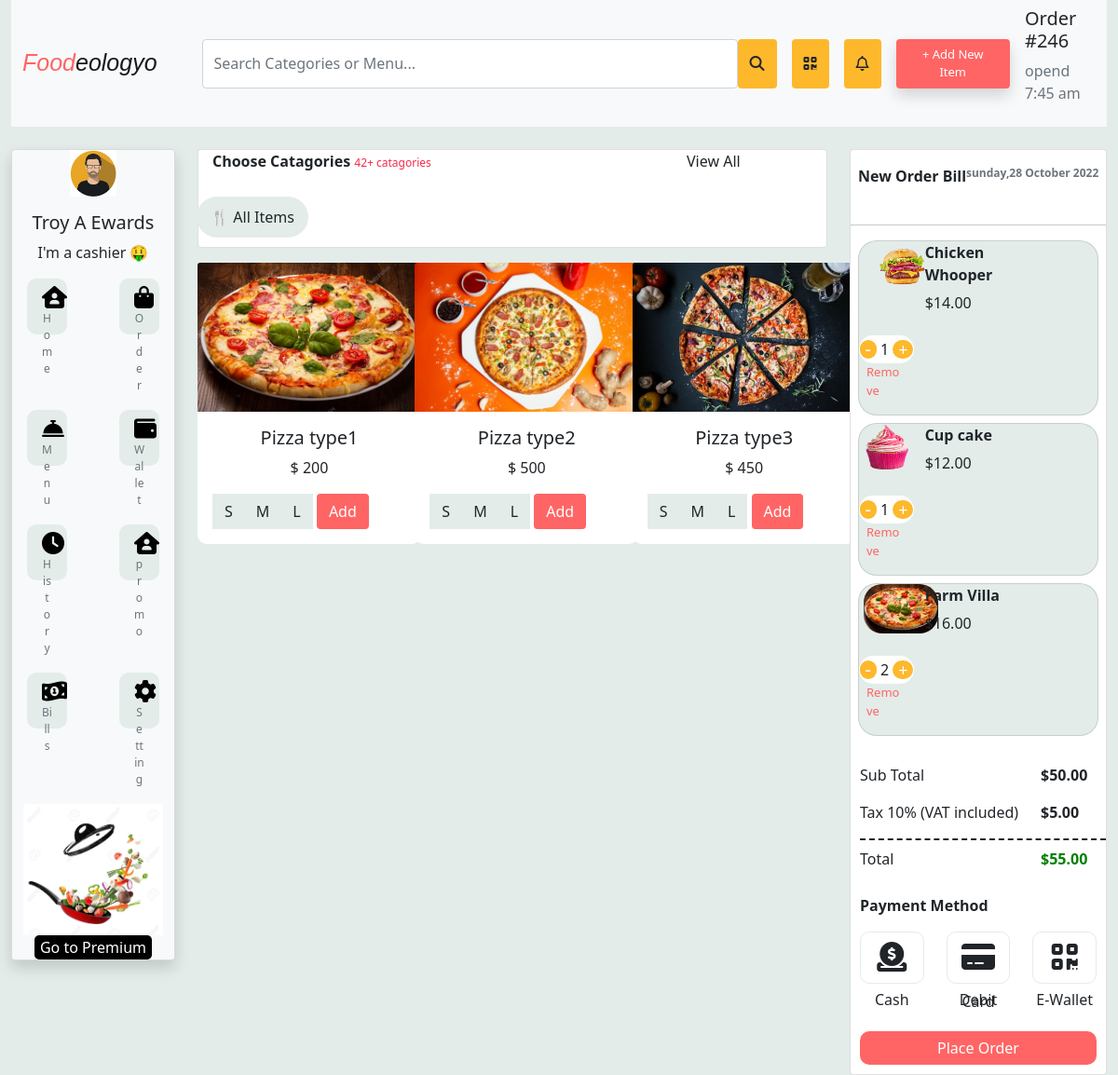
The app's page /, older data.
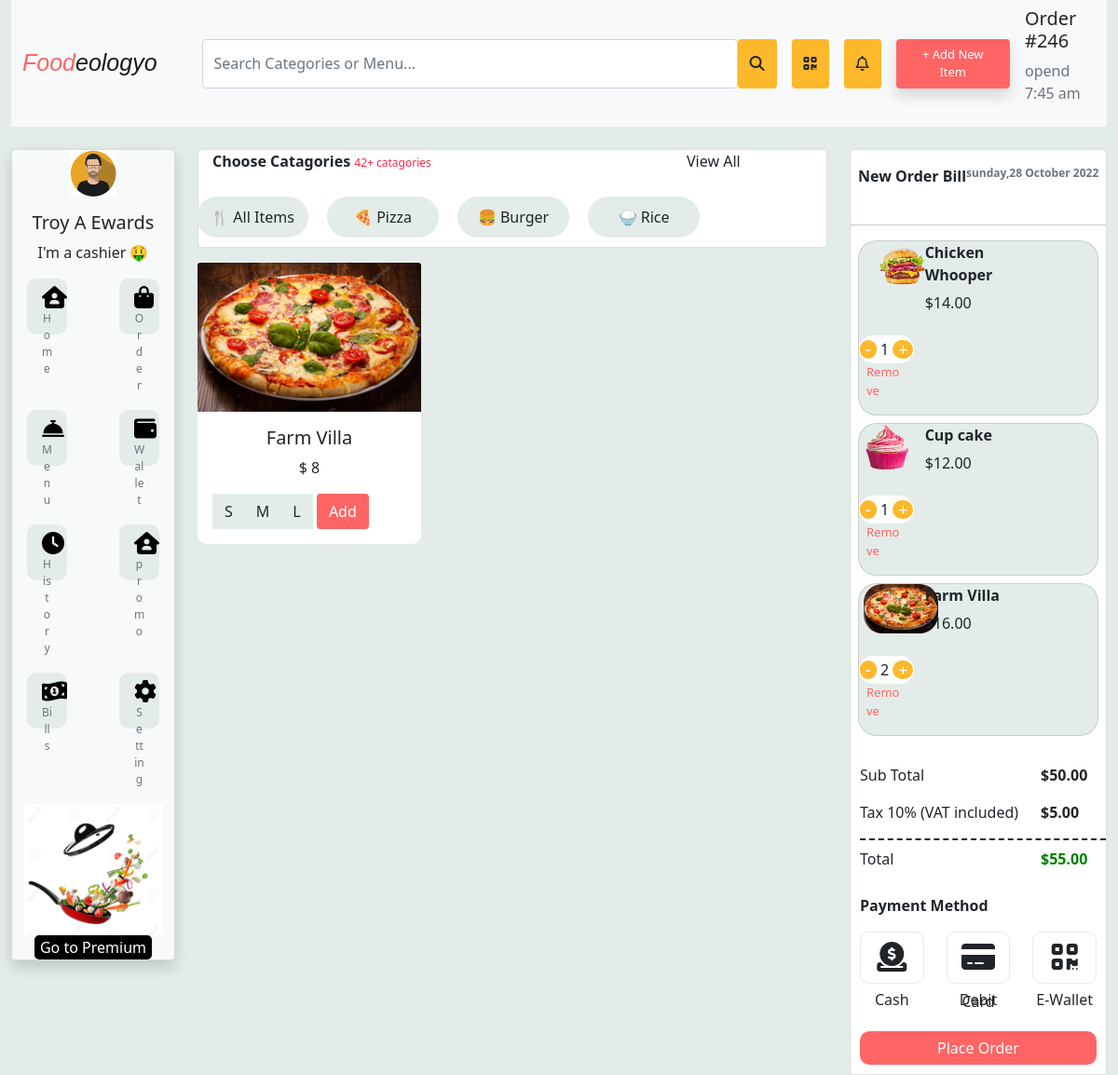
The same page, newer data.
### food/models.py (models this page shows, shortened)
class Item(models.Model):
    img= models.ImageField(upload_to='images')
    name= models.CharField(max_length=30)
    price= models.IntegerField()
    s_price= models.IntegerField()
    m_price= models.IntegerField()
    l_price= models.IntegerField()
    items= models.ForeignKey(Cat, on_delete=models.CASCADE)

class Cat(models.Model):
    catagory= models.CharField(max_length=20)

### food/views.py (the view)
# urls.py: path("",views.index, name='index'),
def index(request):
    item_objects= Item.objects.all()
    cat= Cat.objects.all()
    CATID= request.GET.get('catagories')
    if CATID:
        item_objects= Item.objects.filter(items= CATID)
    else:
        item_objects= Item.objects.all()
    item_title= request.GET.get('search')
    if item_title != '' and item_title is not None:
        item_objects= item_objects.filter(name__icontains= item_title)
    return render(request,'food/index.html',{'item_objects':item_objects, 'cat':cat})

### food/templates/food/index.html (shortened to what this page needs)
{% load static %}
<!doctype html>
<html lang="en">
<head>
  <link href="https://cdn.jsdelivr.net/npm/bootstrap@5.1.3/dist/css/bootstrap.min.css" rel="stylesheet"
>
  <link rel="stylesheet" href="{% static 'food/css/index.css' %}">
</head>
<body>
  <div class="container-fluid">
    <nav class="navbar navbar-expand-lg navbar-light bg-light">
      <div class="container-fluid">
        <a class="navbar-brand me-5" href="{% url 'index' %}"><span class="c1"><i>Food</i></span><span
            class="c2"><i>eologyo</i></span></a>
        <div class="collapse navbar-collapse" id="navbarSupportedContent">
          <form class="d-flex">
            <input class="form-control " method="get" size="100" type="search" name="search" placeholder="Search Categories or Menu..."
              aria-label="Search">
            <button class="btn " style="background-color: #fdb82c" type="submit"><i class="fas fa-search"></i></button>
            <button class="btn mx-3" style="background-color: #fdb82c" type="submit"><i
                class="fas fa-qrcode"></i></button>
            <button class="btn " style="background-color: #fdb82c" type="submit"><i class="far fa-bell"></i></button>
            <button class="btn mx-3 shadow" style="background-color: #ff6565; color: white; font-size: 13px;width: 20%;"
              type="button">+ Add New Item</i></button>
          </form>
        </div>
        <div class="ml-5">
          <h5>Order #246</h5>
          <p class="text-muted ">opend 7:45 am</div>
        </div>
      </div>
  <br>
  <div class="container-fluid">
    <div class="row">
      <div class="col-md-2">
        <div class="card shadow  bg-light">
          <div>
            <center class="mb-3"><img class="c4" src="{% static 'food/images/avatar1.png' %}" alt=""></center>
            <center>
              <h5>Troy A Ewards</h5>
              <p>I'm a cashier 🤑</p>
            </center>
          </div>
          <div class="row mb-3">
            <div class="col-md-6">
              <div class="mx-3 ">
                <button class="btn-lg c5" type="submit">
                  <i class="fa-solid fa-house-user fa-2x"></i>
                  <div class="text-muted">
                    <p>Home</p>
                  </div>
                </button>
              </div>
            </div>
            <div class="col-md-6">
              <div class="mx-3 ">
                <button class="btn-lg c5" type="submit">
                  <i class="fa-solid fa-bag-shopping fa-2x"></i>
                    <p class="text-muted">Order</p>
                </button>
              </div>
            </div>
          </div>
          <div class="row mb-3">
            <div class="col-md-6">
              <div class="mx-3 ">
                <button class="btn-lg c5" type="submit">
                  <i class="fa-solid fa-bell-concierge fa-2x"></i>
                  <div class="text-muted">
                    <p>Menu</p>
                  </div>
                </button>
              </div>
            </div>
            <div class="col-md-6">
              <div class="mx-3 ">
                <button class="btn-lg c5" type="submit">
                  <i class="fa-solid fa-wallet fa-2x"></i>
                  <div class="text-muted">
                    <p>Wallet</p>
                  </div>
                </button>
              </div>
            </div>
          </div>
          <div class="row mb-3">
            <div class="col-md-6">
              <div class="mx-3 ">
                <button class="btn-lg c5" type="submit">
                  <i class="fa-solid fa-clock fa-2x"></i>
                  <div class="text-muted">
                    <p>History</p>
                  </div>
                </button>
              </div>
            </div>
            <div class="col-md-6">
              <div class="mx-3 ">
                <button class="btn-lg c5" type="submit">
                  <i class="fa-solid fa-house-user fa-2x"></i>
                  <div class="text-muted">
                    <p>promo</p>
                  </div>
                </button>
              </div>
            </div>
          </div>
          <div class="row mb-3">
            <div class="col-md-6">
              <div class="mx-3 ">
                <button class="btn-lg c5" type="submit">
                  <i class="fas fa-money-bill-wave-alt fa-2x"></i>
                  <div class="text-muted">
                    <p>Bills</p>
                  </div>
                </button>
              </div>
            </div>
            <div class="col-md-6">
              <div class="mx-3 ">
                <button class="btn-lg c5" type="submit">
                  <i class="fas fa-cog fa-2x"></i>
                  <div class="text-muted">
                    <p>Setting</p>
                  </div>
                </button>
              </div>
            </div>
          </div>
          <div>
            <center><img src="{% static 'food/images/pan1.png' %}" width="150px" alt=""></center>
            <center><button class="c7">Go to Premium</button></center>
          </div>
        </div>
      </div>
      <div class="col-md-7">
        <div class="row">
          <div class="col-md-12">
            <div class="card">
              <p style="font-size: 16px;padding-left: 15px;"><b>Choose Catagories</b> <span
                  style="color:rgb(248, 40, 75); font-size: 12px;">42+ catagories</span> <span class="right">View
                  All</span></p>
              <div class="row">
                <a class="btn c6" type="button" role="button" href="{% url 'index' %}">🍴 All Items </a>
                {% for ca in cat %}
                <a href="/?catagories={{ ca.id }}" class="btn c6 text-center" role="button" >{{ ca.catagory }}</a>
                {% endfor %}
              </div>
            </div>
          </div>
        </div>
        <div class="row mt-3">
          {% for item_object in item_objects %}
          <div class="col-md-4" style="margin-bottom: 20px;">
            <div class="card h-100 c8">
              <img src= "{{item_object.img.url}}" class="card-img-top" alt="...">
              <div class="card-body">
                <center>
                  <h5 class="card-title">{{ item_object.name }}</h5>
                  <p>$ {{ item_object.price }}</p>
                </center>
                <div class="btn-group c9" role="group" aria-label="Basic example">
                  <button type="button "  class="btn c22">S</button>
                  <button type="button " class="btn c22">M</button>
                  <button type="button " class="btn c22">L</button>
                </div>
                <button type="button" class="btn" style="background-color: #ff6565;color: white ;">Add</button>
              </div>
            </div>
          </div>
          {% endfor %}
        </div>
      </div>
      <div class="col-md-3">
        <div class="card">
          <p class="mt-2 p-2"><b>New Order Bill</b> <span class="right text-muted" style="font-size: 12px;"><b>sunday,28
                October 2022</b></span></p>
          <hr>
          <div class="card c11 mx-2">
            <div class="row">
              <div class="col-md-2">
                <center><img src="images/b2.2.png" alt="" width="80px"
                    style="border-radius: 20px; margin-left:5px; background: none;"></center>
              </div>
              <div class="col-md-1"></div>
              <div class="col-md-6">
                <p><b>Chicken Whooper</b></p>
                <p style="line-height: 5px;">$14.00</p>
              </div>
              <div class="col-md-3">
                <div class="bg-white mt-3 me-3 d-flex justify-content-center align-items-center"
                  style="border-radius: 50px; width: 59px; height: 30px;">
                  <div><button class="d-flex justify-content-center align-items-center"
                    style="border: none; background-color: #fdb82c; border-radius: 50px; color: white; font-size: 20px; height: 20px;">-</button></div>
                  <div class="mx-1">1</div>
                  <div><button class="d-flex justify-content-center align-items-center"
                    style="border: none; background-color: #fdb82c; border-radius: 50px; color: white; font-size: 18px; height: 20px;">+</button></div>
                </div>
                <p class="ms-2 c20" style="font-size: 13px;">Remove</p>
              </div>
            </div>
          </div>
          <div class="card my-2 mx-2 c11">
            <div class="row">
              <div class="col-md-2">
                <center><img src="images/c1.0.png" alt="" width="50px" height="50px"
                    style="border-radius: 20px; margin-left:5px; background: none;"></center>
              </div>
              <div class="col-md-1"></div>
              <div class="col-md-6">
                <p><b>Cup cake</b></p>
                <p style="line-height: 5px;">$12.00</p>
              </div>
              <div class="col-md-3">
                <div class="bg-white mt-3 me-3 d-flex justify-content-center align-items-center"
                  style="border-radius: 50px; width: 59px; height: 30px;">
                  <div><button class="d-flex justify-content-center align-items-center"
                    style="border: none; background-color: #fdb82c; border-radius: 50px; color: white; font-size: 20px; height: 20px;">-</button></div>
                  <div class="mx-1">1</div>
                  <div><button class="d-flex justify-content-center align-items-center"
                    style="border: none; background-color: #fdb82c; border-radius: 50px; color: white; font-size: 18px; height: 20px;">+</button></div>
                </div>
                <p class="ms-2 c20" style="font-size: 13px;">Remove</p>
              </div>
            </div>
          </div>
          <div class="card c11 mx-2">
            <div class="row">
              <div class="col-md-2">
                <center><img src="images/p1.png" alt="" width="80px"
                    style="border-radius: 20px; margin-left:5px; background: none;"></center>
              </div>
              <div class="col-md-1"></div>
              <div class="col-md-6">
                <p><b>Farm Villa</b></p>
                <p style="line-height: 5px;">$16.00</p>
              </div>
              <div class="col-md-3">
                <div class="bg-white mt-3 me-3 d-flex justify-content-center align-items-center"
                  style="border-radius: 50px; width: 59px; height: 30px;">
                  <div><button class="d-flex justify-content-center align-items-center"
                    style="border: none; background-color: #fdb82c; border-radius: 50px; color: white; font-size: 20px; height: 20px;">-</button></div>
                  <div class="mx-1">2</div>
                  <div><button class="d-flex justify-content-center align-items-center"
                    style="border: none; background-color: #fdb82c; border-radius: 50px; color: white; font-size: 18px; height: 20px;">+</button></div>
                </div>
                <p class="ms-2 c20" style="font-size: 13px;">Remove</p>
              </div>
            </div>
          </div>
          <div class="c14">
            <p>Sub Total <span class="price"><b>$50.00</b></span></p>
            <p>Tax 10% (VAT included) <span class="price"><b>$5.00</b></span></p>
            <div class="c15"></div>
            <p class="mt-2">Total <span class="price"><b style="color: green;">$55.00</b></span></p>
          </div>
          <div class="c16">
            <p><b>Payment Method</b></p>
            <div>
              <div class="row">
                <div class="col-md-4">
                  <p class="c17 text-center"><i class="fa-solid fa-2x fa-circle-dollar-to-slot"></i></p>
                  <p style="line-height: 2px; text-align: center;">Cash</p>
                </div>
                <div class="col-md-4">
                  <p class="c17 text-center"><i class="fa-solid fa-credit-card fa-2x"></i></p>
                  <p style="line-height: 2px; text-align: center;">Debit Card</p>
                </div>
                <div class="col-md-4">
                  <p class="c17 text-center"><i class="fa-solid fa-qrcode fa-2x"></i></p>
                  <p style="line-height: 2px; text-align: center; ">E-Wallet</p>
                </div>
              </div>
              <div>
                <button class="c19 btn">
                  Place Order
                </button>
              </div>
            </div>
          </div>
        </div>
      </div>
    </div>
  </div>
</body>
</html>

### food/static/food/css/index.css (style rules this page uses)
body { background-color: rgb(227, 236, 233); }
.c1 { color: #ff6565; font-size: 25px; font-family: Verdana, Geneva, Tahoma, sans-serif; }
.c2 { font-size: 25px; font-family: Verdana, Geneva, Tahoma, sans-serif; }
.c4 { height: 50px; width: 50px; }
.c5 { border: 0; border-radius: 10px; background-color: rgb(227, 236, 233); padding-bottom: 5px; font-size: 12px; text-align: center; height: 60px; width: 100%; }
.c7 { background-color:black; color:white; border: none; border-radius: 5px; }
.right { position: absolute; right: 0px; width: 150px; }
.c6 { border: none; background-color:rgb(227, 236, 233) ; width: 120px; padding: 10px; margin: 10px; border-radius: 50px; }
.c8 { border: none; border-radius: 10px; width: 240px; height: 200px; }
.c9 { background-color: rgb(227, 236, 233); }
.c11 { background-color:rgb(227, 236, 233) ; border-radius: 20px; }
.c14 { margin: 30px 0px 0px 10px; }
.price { position: absolute; right: 0px; width: 70px; }
.c15 { border-bottom: 2px; border-bottom-style: dashed; }
.c16 { margin: 10px; }
.c17 { border: 1px solid rgb(227, 236, 233) ; padding: 10px; border-radius: 10px; }
.c19 { background-color: #ff6565; color: white; border: none; border-radius: 10px; width: 100%; margin-top: 15px; }
.c20 { color: #ff6565; }

Row changes from the older to the newer data that the page shows:
removed Item: img (picture), name "Pizza type1", price "200"
removed Item: img (picture), name "Pizza type2", price "500"
removed Item: img (picture), name "Pizza type3", price "450"
added Cat: catagory "🍕 Pizza"
added Cat: catagory "🍔 Burger"
added Cat: catagory "🍚 Rice"
added Item: img (picture), name "Farm Villa", price "8"
